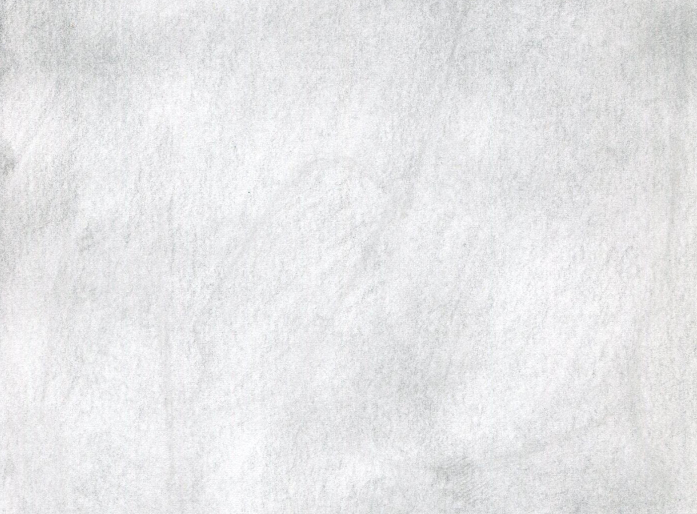
//> input picture image_processing/canvas.jpg, 1394 x 1028 px, given in place of sample_1.jpg, which was not available (shown at 1/2 size)
$ ./image_processing   (built with g++ and OpenCV 4)
//> lines starting //> are read from the running program, lines starting //| are printed output that depends on the picture; after the words box and inside, x2 and y2 are one past the last pixel; in counts of white or black regions, pixels touching at a corner belong together; pictures that were not available may be replaced by others from this repository, and a replacement may not be noted
### image_processing/utility.h
#pragma once
//utility.hpp

#include "opencv2/highgui/highgui.hpp"
using namespace std;

namespace utility
{
    double dist(CvPoint a, CvPoint b);
    double getMaxDisFromCorners(const cv::Size& imgSize, const cv::Point& center);
    string type2str(int type);
}

### image_processing/stdafx.h
// stdafx.h : include file for standard system include files,
// or project specific include files that are used frequently, but
// are changed infrequently
//

#pragma once

#include "targetver.h"

#include <stdio.h>
#include <tchar.h>


// TODO: reference additional headers your program requires here

### image_processing/utility.cpp
#include "utility.h"
#include "opencv2/highgui/highgui.hpp"


namespace utility
{
    // Helper function to calculate the distance between 2 points.
    // [27 lines left out: functions dist, getMaxDisFromCorners, not called in this run]

    string type2str(int type) {
        string r;

        uchar depth = type & CV_MAT_DEPTH_MASK;
        uchar chans = 1 + (type >> CV_CN_SHIFT);

        switch (depth) {
        case CV_8U:  r = "8U"; break;
        case CV_8S:  r = "8S"; break;
        case CV_16U: r = "16U"; break;
        case CV_16S: r = "16S"; break;
        case CV_32S: r = "32S"; break;
        case CV_32F: r = "32F"; break;
        case CV_64F: r = "64F"; break;
        default:     r = "User"; break;
        }

        r += "C";
        r += (chans + '0');

        return r;
    }

}

### image_processing/image_processing.cpp
#include "stdafx.h"

#include "opencv2/highgui/highgui.hpp"
#include <opencv2/imgproc/imgproc.hpp>
#include <opencv2/photo.hpp>

#include <iostream>
#include <stdio.h>
#include <stdlib.h>

#include "utility.h"

using namespace cv;
using namespace std;


// First class to have basic functions.
// All basic functions such as reading, storing original image, displaying images will be here.
class basic {

protected:  // Keep it protected so that only me and my children can access it
    Mat image;  // The original image

public:

    basic(Mat src)  // constructor for basic class
    {
        if (!src.data)
            cout << "Consrtuctor invoke with no original image to be set." << endl;
        else {
            image = src.clone();
            cout << "Image successfully set." << endl;
        }
    }

    // [14 lines left out: functions showimage, write, not called in this run]


};


// Creating a class where I need to manipulate by filtering the images.
// Publicly inherits from the basic function.
class filter : public basic {

private:
    Mat filtered_image;     // The filtered image will be stored into this

public:

    filter(Mat src) : basic(src) // constructor for the filter class, also need to invoke basic class constructor with required argument
    {
        filtered_image = image.clone();
    }

    // [127 lines left out: functions negative, grayscale, blur, sepia, verticalStrip, cartoonify_1 and 4 more, not called in this run]

    // Overloaded function, that horizontally concantes both the original
    // and the filtered image. Remove later when you do not need this.
    void write(std::string file_name)
    {
        //Mat newImage;
        //hconcat(image, filtered_image, newImage);
        imwrite("images/" + file_name + ".jpg", filtered_image);
    }

    // Helper function that creates a gradient image.
    // firstPt, radius and power, are variables that control the artistic effect of the filter.
    // [88 lines left out: functions generateGradient, vignettify, dodge, burn, edgeSketch, not called in this run]

    void contour(int thresh = 100) {
        // http://docs.opencv.org/2.4/doc/tutorials/imgproc/shapedescriptors/find_contours/find_contours.html
        /// Convert image to gray and blur it

        cvtColor(filtered_image, filtered_image, CV_BGR2GRAY);
        GaussianBlur(filtered_image, filtered_image, Size(3, 3), 0.0, 0.0);

        Mat canny_output;
        vector<vector<Point> > contours;
        vector<Vec4i> hierarchy;

        /// Detect edges using canny
        Canny(filtered_image, canny_output, thresh, thresh * 2, 3);
        /// Find contours
        findContours(canny_output, contours, hierarchy, CV_RETR_TREE, CV_CHAIN_APPROX_SIMPLE, Point(0, 0));

        /// Draw contours
        Mat drawing(canny_output.size(), CV_8UC3);
        drawing = Scalar(255, 255, 255);
        //drawContours(drawing, contours, -1, color, 2, 8, hierarchy, 0, Point());
        drawContours(drawing, contours, -1, 0, 3, 8 );
        GaussianBlur(drawing, drawing, Size(3, 3), 0.0, 0.0);
        drawing.copyTo(filtered_image);
        Mat img_canvas = imread("canvas.jpg", CV_8UC1);
        resize(img_canvas, img_canvas, Size(filtered_image.size().width, filtered_image.size().height));

        cvtColor(img_canvas, img_canvas, CV_GRAY2RGB);


        string ty = utility::type2str(img_canvas.type());
        printf("Image matrix: %s %dx%d \n", ty.c_str(), img_canvas.cols, img_canvas.rows);

        string ty1 = utility::type2str(filtered_image.type());
        printf("Image matrix: %s %dx%d \n", ty1.c_str(), filtered_image.cols, filtered_image.rows);

        multiply(filtered_image, img_canvas, filtered_image, 1.0 / 256);
    }


};


// main() starts here
int main(int argc, char** argv)
{
    /*
    if (argc != 2) {
    fprintf(stderr, "Error! Correct usage: %s image_file_name \n", argv[0]);
    return 1;
    }

    printf("Loading input image.\n");
    Mat img = imread(argv[1], CV_LOAD_IMAGE_UNCHANGED);
    imwrite("Original_image.png", img);

    */

    // ONLY FOR TESTING - Standalone testing
    // read the image data in the file "MyPic.JPG" and store it in 'img'
    // CV_LOAD_IMAGE_UNCHANGED - image-depth=8 bits per pixel in each channel,  no. of channels=unchanged
    // various possible options exist for this

    Mat img = imread("images/sample_1.jpg", CV_LOAD_IMAGE_UNCHANGED);
//> img is the input picture: 1028 rows x 1394 cols, CV_8UC3; mean B, G, R 232, 230.5, 230.3

    string ty = utility::type2str(img.type());
//> ty = "8UC3"
    printf("Matrix: %s %dx%d \n", ty.c_str(), img.cols, img.rows);
//| Matrix: 8UC3 1394x1028

    if (img.empty()) //check whether the image is loaded or not
    {
        cout << "Error : Image cannot be loaded..!!" << endl;
        system("pause"); //wait for a key press
        return -1;
    }

    if (!img.data)
    {
        cout << "Could not open or find the image" << std::endl;
        return -1;
    }

    // [56 lines of commented-out code are left out]

    for (int i = 70; i <= 130; i += 20){
        filter edgesketch(img);
        edgesketch.contour(i);
//> in contour, `Canny(filtered_image, canny_output, thresh, thresh * 2, 3);`:
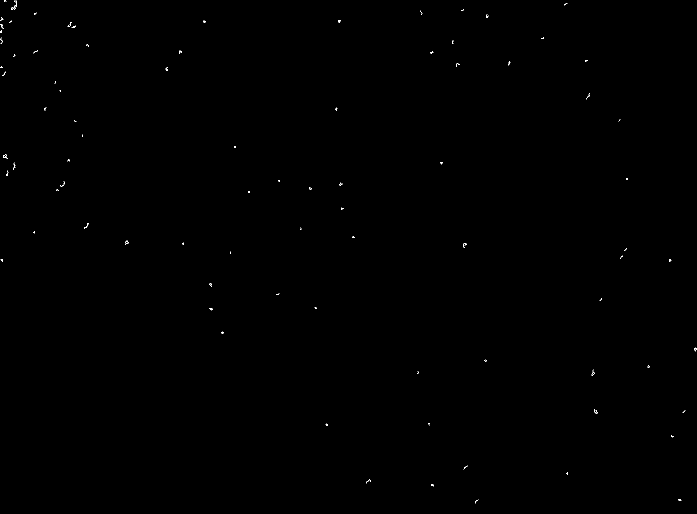
//> canny_output: 1028 rows x 1394 cols, CV_8UC1 (shown at 1/2 size); 0.08% white in thin lines or dots
//> in contour, `findContours(canny_output, contours, hierarchy, CV_RETR_TREE, CV_CHAIN..`: contours = 106 contours, 105 with area under 20; largest, box (x1, y1, x2, y2) and area: (250, 481, 257, 489) 23
//> in contour, `drawContours(drawing, contours, -1, 0, 3, 8 );`:
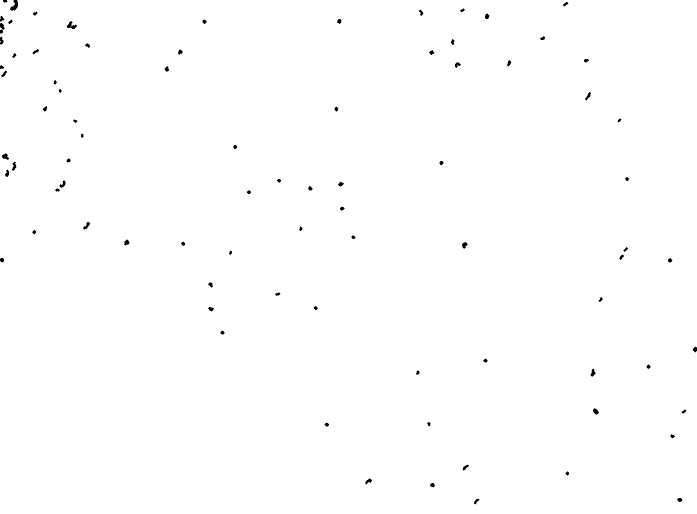
//> drawing: 1028 rows x 1394 cols, CV_8UC3 (shown at 1/2 size); 99.7% white; 84 black regions, largest, box (x1, y1, x2, y2) and area: (20, 0, 36, 22) 187, (133, 42, 154, 58) 157, (4, 307, 18, 320) 109
//> in contour, `GaussianBlur(drawing, drawing, Size(3, 3), 0.0, 0.0);`:
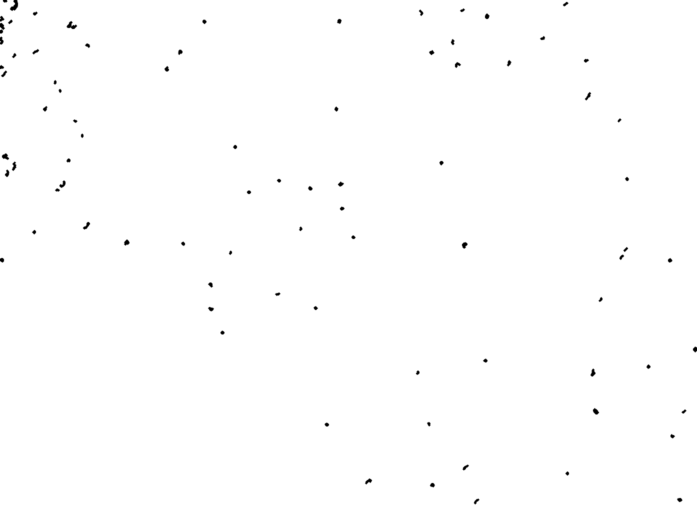
//> drawing: 1028 rows x 1394 cols, CV_8UC3 (shown at 1/2 size); 0.46% of pixels changed, all inside (x1, y1, x2, y2) = (0, 0, 1394, 1010)
//| Image matrix: 8UC3 1394x1028
//| Image matrix: 8UC3 1394x1028
        edgesketch.write("edgesketch/contour_canvas_" + to_string(i));
    }
    waitKey(0);
    return 0;
}
